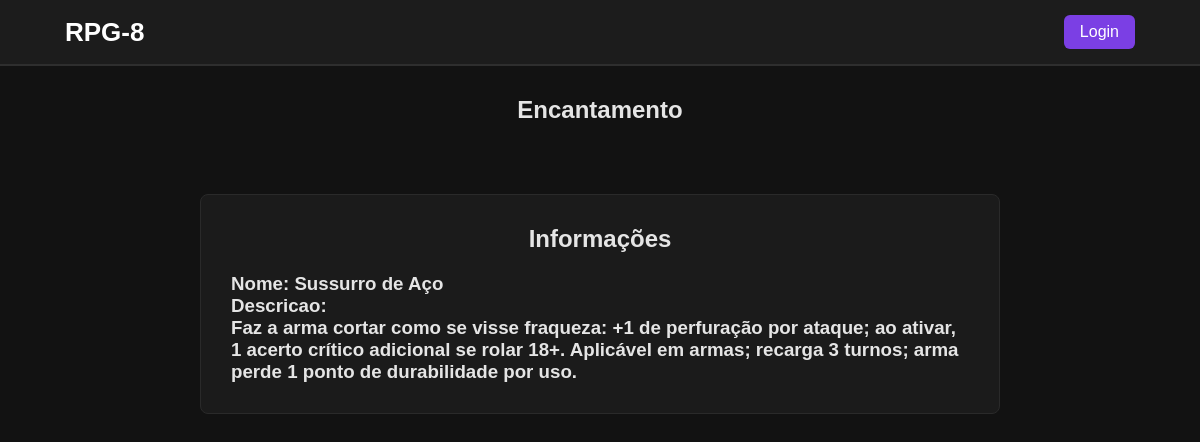
The app's page /encantamentoview.php with its own data.
### tables this page shows
CREATE TABLE encantamentos (
	id INT auto_increment PRIMARY KEY,
    encantamento varchar(25) not null,
    descricao text
    );

### encantamentoview.php (the view, shortened to what this page needs)
<?php
include("conexao.php");
include("header.php");
$id = isset($_GET['id']) ? intval($_GET['id']) : 1;
$stmt = $conn->prepare("SELECT
    encantamentos.encantamento,
    encantamentos.descricao
FROM encantamentos
WHERE encantamentos.id = ?
");
$stmt->bind_param("i", $id);
$stmt->execute();
$result = $stmt->get_result();
$encantamentos = $result->fetch_assoc();
?>
<div class="content">
    <h2>Encantamento</h2>
</div>
<div class="content">
    <div class="fichas">
        <h2>Informações</h2>
        <h3>Nome: <?php echo htmlspecialchars($encantamentos["encantamento"]); ?></h3>
        <h3>Descricao:</h3>
        <h3><?php echo htmlspecialchars($encantamentos["descricao"]); ?></h3>
    </div>
</div>

### Style.css (style rules this page uses)
* { margin:0; padding:0; box-sizing:border-box; }
body { font-family:Arial, Helvetica, sans-serif; background:#121212; color:#e5e5e5; }
.content { display:flex; justify-content:center; padding:30px; padding-bottom: 0px; }
.content h2 { text-align: center; margin-bottom:20px; }
.fichas { background:#1b1b1b; border:1px solid #2a2a2a; max-width: 800px; margin: 20px auto; border-radius: 8px; padding: 30px; }
.fichas h2 { text-align:center; margin-bottom:20px; }

### records on screen
encantamentos: encantamento "Sussurro de Aço", descricao "Faz a arma cortar como se visse fraqueza: +1 de perfuração por ataque; ao ativar, 1 acerto crítico adicional se rolar 18+. Aplicável em armas; recarga 3 turnos; arma perde 1 ponto de durabilidade por uso."
